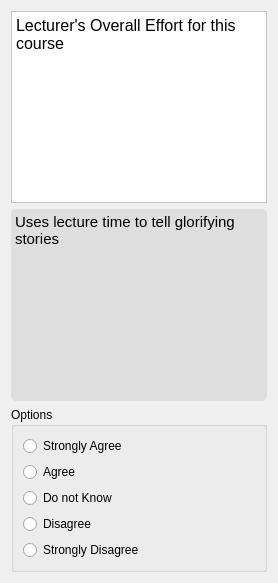
                   <widget class="QWidget" name="page_57">
                    <layout class="QVBoxLayout" name="verticalLayout_163">
                     <item>
                      <widget class="QTextBrowser" name="textBrowser_121">
                       <property name="styleSheet">
                        <string notr="true">background-color: rgb(255, 255, 255);</string>
                       </property>
                       <property name="html">
                        <string>&lt;!DOCTYPE HTML PUBLIC &quot;-//W3C//DTD HTML 4.0//EN&quot; &quot;http://www.w3.org/TR/REC-html40/strict.dtd&quot;&gt;
&lt;html&gt;&lt;head&gt;&lt;meta name=&quot;qrichtext&quot; content=&quot;1&quot; /&gt;&lt;style type=&quot;text/css&quot;&gt;
p, li { white-space: pre-wrap; }
&lt;/style&gt;&lt;/head&gt;&lt;body style=&quot; font-family:'Comic Sans MS'; font-size:10pt; font-weight:400; font-style:normal;&quot;&gt;
&lt;p style=&quot; margin-top:0px; margin-bottom:0px; margin-left:0px; margin-right:0px; -qt-block-indent:0; text-indent:0px;&quot;&gt;&lt;span style=&quot; font-family:'consolas'; font-size:12pt;&quot;&gt;Lecturer's Overall Effort for this course&lt;/span&gt;&lt;/p&gt;&lt;/body&gt;&lt;/html&gt;</string>
                       </property>
                      </widget>
                     </item>
                     <item>
                      <widget class="QTextBrowser" name="textBrowser_122">
                       <property name="styleSheet">
                        <string notr="true">background-color: rgb(222, 222, 222);
border-radius: 5px;</string>
                       </property>
                       <property name="html">
                        <string>&lt;!DOCTYPE HTML PUBLIC &quot;-//W3C//DTD HTML 4.0//EN&quot; &quot;http://www.w3.org/TR/REC-html40/strict.dtd&quot;&gt;
&lt;html&gt;&lt;head&gt;&lt;meta name=&quot;qrichtext&quot; content=&quot;1&quot; /&gt;&lt;style type=&quot;text/css&quot;&gt;
p, li { white-space: pre-wrap; }
&lt;/style&gt;&lt;/head&gt;&lt;body style=&quot; font-family:'Comic Sans MS'; font-size:10pt; font-weight:400; font-style:normal;&quot;&gt;
&lt;p style=&quot; margin-top:0px; margin-bottom:0px; margin-left:0px; margin-right:0px; -qt-block-indent:0; text-indent:0px;&quot;&gt;&lt;span style=&quot; font-family:'consolas'; font-size:11pt;&quot;&gt;Uses lecture time to tell glorifying stories&lt;/span&gt;&lt;/p&gt;&lt;/body&gt;&lt;/html&gt;</string>
                       </property>
                      </widget>
                     </item>
                     <item>
                      <widget class="QGroupBox" name="groupBox_45">
                       <property name="styleSheet">
                        <string notr="true">QRadionButton:{
	font: 10pt &quot;Comic Sans MS&quot;;
}</string>
                       </property>
                       <property name="title">
                        <string>Options</string>
                       </property>
                       <property name="flat">
                        <bool>false</bool>
                       </property>
                       <layout class="QVBoxLayout" name="verticalLayout_164">
                        <item>
                         <layout class="QVBoxLayout" name="verticalLayout_165">
                          <item>
                           <widget class="QRadioButton" name="radioButton_19_6">
                            <property name="styleSheet">
                             <string notr="true"/>
                            </property>
                            <property name="text">
                             <string>Strongly Agree</string>
                            </property>
                           </widget>
                          </item>
                          <item>
                           <widget class="QRadioButton" name="radioButton_19_7">
                            <property name="text">
                             <string>Agree</string>
                            </property>
                           </widget>
                          </item>
                          <item>
                           <widget class="QRadioButton" name="radioButton_19_8">
                            <property name="text">
                             <string>Do not Know</string>
                            </property>
                           </widget>
                          </item>
                          <item>
                           <widget class="QRadioButton" name="radioButton_19_9">
                            <property name="text">
                             <string>Disagree</string>
                            </property>
                           </widget>
                          </item>
                          <item>
                           <widget class="QRadioButton" name="radioButton_19_10">
                            <property name="text">
                             <string>Strongly Disagree</string>
                            </property>
                           </widget>
                          </item>
                         </layout>
                        </item>
                       </layout>
                      </widget>
                     </item>
                    </layout>
                   </widget>
